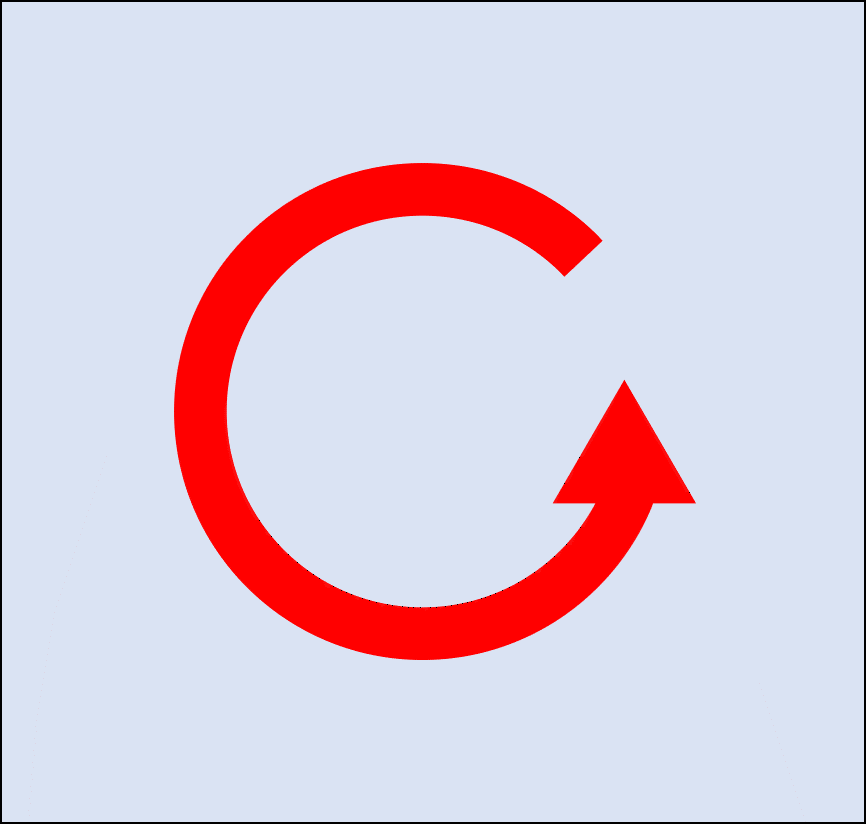
%> input picture 미적분학/stokes_theorem/curl_color.png, 866 x 824 px
$ octave stokes_demo.m   (GNU Octave 9; MATLAB toolbox functions it lacks are replaced by stand-ins)
%> lines starting %> are read from the running program, lines starting %| are printed output that depends on the picture
%> `camlight`:
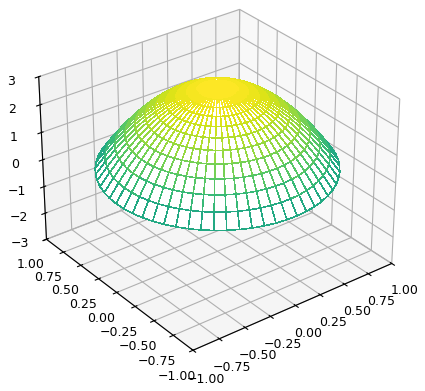
%> figure redrawn from the program's plot data
### stokes_theorem/plot_curls.m
function plot_curls(nr,ntheta,a)
%> called with nr = 1, ntheta = 2, a = 3
[img,map] = imread('curl_color.png','png');
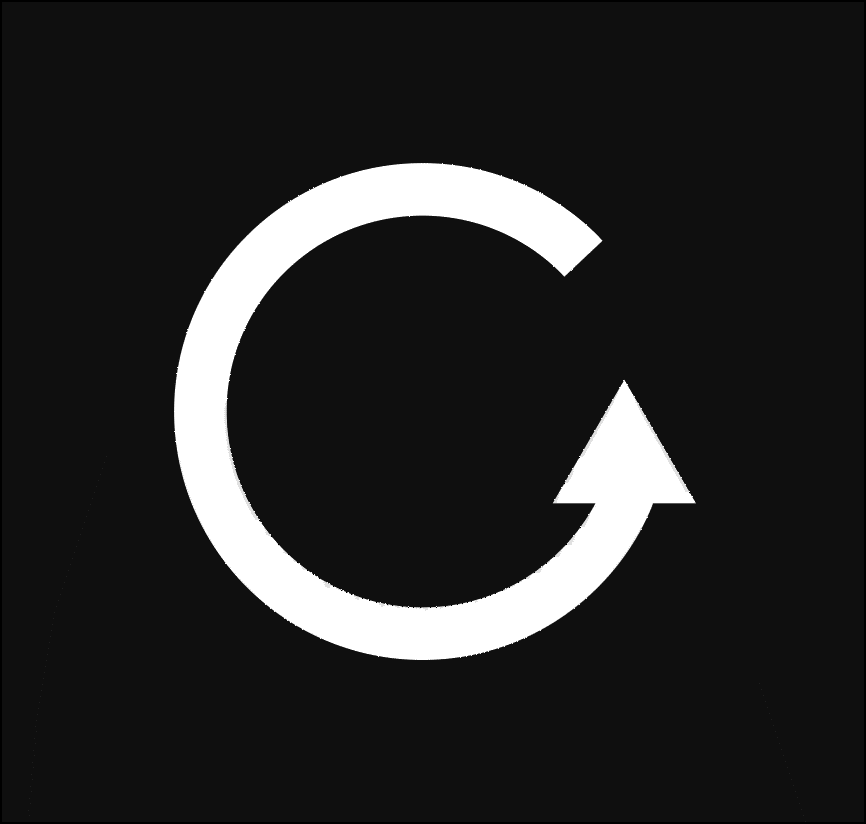
%> img: size 824x866 uint8; min 0, max 17, mean 2.52; drawn with min black and max white
%> map = 19 rows, first 12: [0 0 0; 0.855 0.89 0.953; 0.863 0.835 0.894; 0.882 0.722 0.773; 0.89 0.667 0.714; 0.902 0.612 0.655; 0.91 0.557 0.596; 0.918 0.498 0.533; 0.925 0.447 0.478; 0.937 0.392 0.42; 0.945 0.333 0.357; 0.953 0.278 0.298]
img_rgb = ind2rgb(img,map);
% [~,~,alpha] = imread('curl_photoshop.png');

for ir = 1:nr
    for itheta = 1:ntheta
        r = linspace(1/nr*(ir-1),1/nr*ir,100);
        theta = linspace(2*pi/ntheta*(itheta-1),2*pi/ntheta*itheta,100);

        [R,T]=meshgrid(r,theta);
        x = R.*cos(T);
        y = R.*sin(T);

        z = surface_fun(x,y,-a);

        warp(x,y,z,img_rgb);
        hold on
%         set(gcf,'renderer','opengl');
%         set(h,'FaceAlpha',  'texturemap', 'AlphaDataMapping', 'scaled', 'AlphaData',alpha);
    end
end
hold off;
end

### stokes_theorem/surface_fun.m
function z = surface_fun(x,y,a)

    z = a*(x.^2+y.^2)-a;

end

### 미적분학/stokes_theorem/stokes_demo.m
clear; close all; clc;

%%
r = linspace(0,1,100);
theta = linspace(0,2*pi,500);

[R,T]=meshgrid(r,theta);
x = R.*cos(T);
y = R.*sin(T);

z = surface_fun(x,y,-3);
figure;
set(gcf,'position',[410 150 560 626]);

surf(x,y,z,'facecolor',[0.5 0.8 0.5],'edgecolor','none');
caxis([-3 3])
zlim([-3 3])
grid on;
camlight

%%
nr = 1;
nt = 2;
figure;
my_stokes_GUI(nr,nt)

%% changing views
view(2)
view(3)
